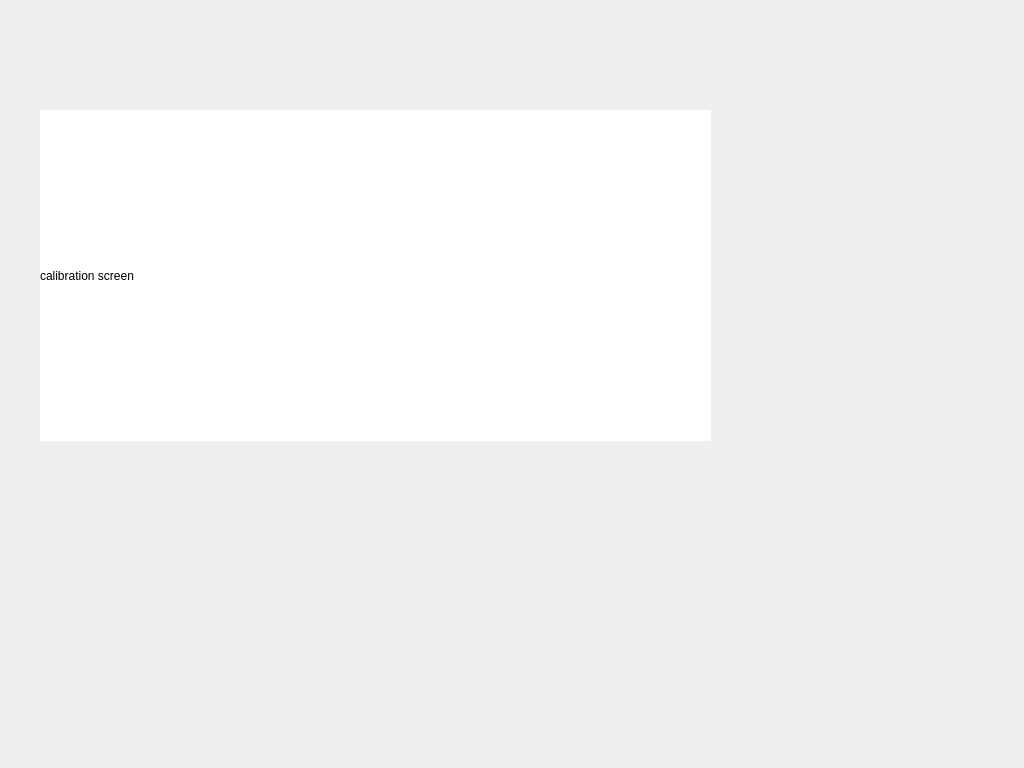
<?xml version="1.0" encoding="UTF-8"?>
<ui version="4.0">
 <class>CalibrationScreen</class>
 <widget class="QWidget" name="CalibrationScreen">
  <property name="geometry">
   <rect>
    <x>0</x>
    <y>0</y>
    <width>1024</width>
    <height>768</height>
   </rect>
  </property>
  <property name="windowTitle">
   <string>Form</string>
  </property>
  <widget class="QLabel" name="label">
   <property name="geometry">
    <rect>
     <x>40</x>
     <y>110</y>
     <width>671</width>
     <height>331</height>
    </rect>
   </property>
   <property name="styleSheet">
    <string notr="true">background: white;</string>
   </property>
   <property name="text">
    <string>calibration screen</string>
   </property>
  </widget>
 </widget>
 <resources/>
 <connections/>
</ui>
